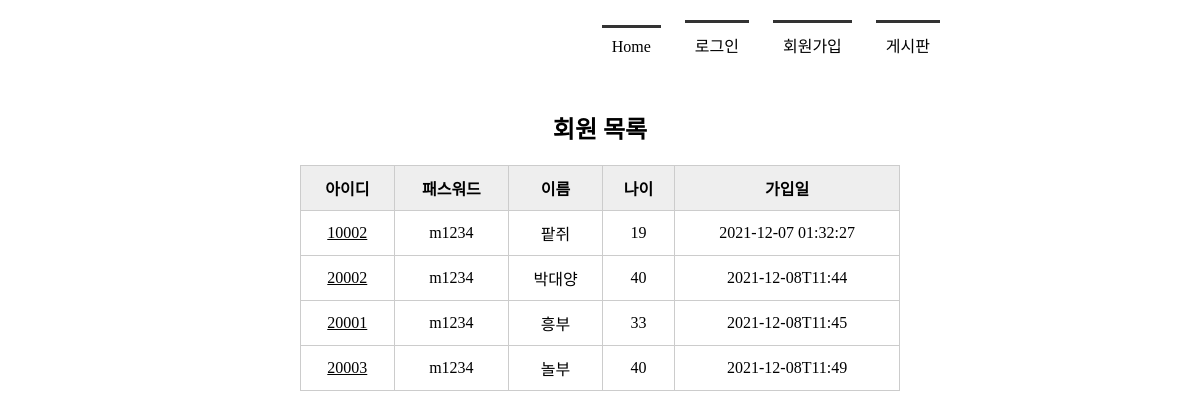
Before: /memberlist/ with the older database file.
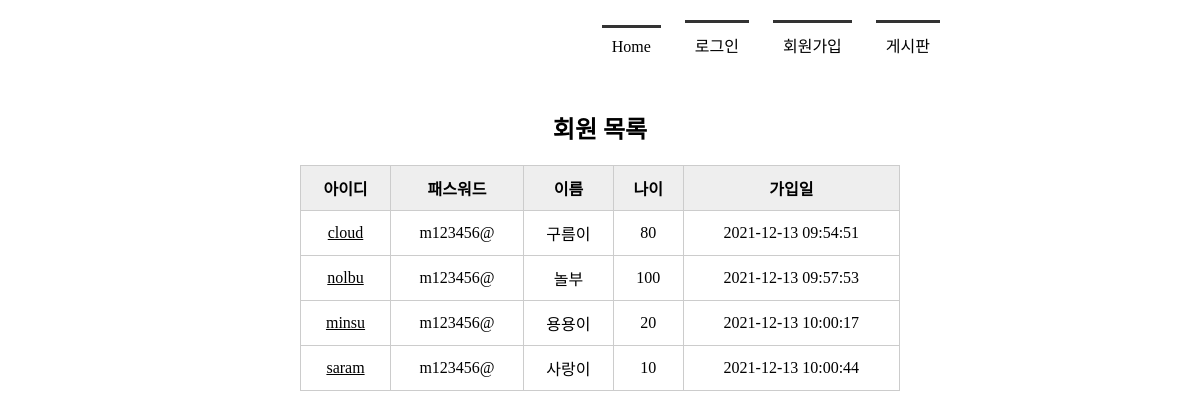
After: the same page with the newer database file.
### tables this page shows
CREATE TABLE member(
    mid         CHAR(5)         PRIMARY KEY,           
    passwd      CHAR(8)         NOT NULL,
    name        TEXT            NOT NULL,
    age         INTEGER,
    regDate     TIMESTAMP DATE DEFAULT(datetime('now', 'localtime'))
          );

### app.py (the view)
@app.route('/memberlist/')
def memberlist():
    conn = getconn()
    cur = conn.cursor()
    sql = "SELECT * FROM member"
    cur.execute(sql)
    rs = cur.fetchall()     #db에서 가져온 데이터
    conn.close()
    return render_template('memberlist.html', rs=rs)    #받은 db를 다시 html로 보냄

### app.py (called while the page is built)
def getconn():
    conn = sqlite3.connect('./memberdb.db')
    return conn

### templates/memberlist.html (shortened to what this page needs)
<!DOCTYPE html>
<html lang="en">
<head>
    <link rel = "stylesheet" href="{{ url_for('static', filename='css/style.css') }}">
</head>
<body>
    <div id ="container">
        {% include 'navbar.html' %}
        <section>
            <h1>회원 목록</h1>
            <table>
                <tr>
                    <th>아이디</th>
                    <th>패스워드</th>
                    <th>이름</th>
                    <th>나이</th>
                    <th>가입일</th>
                </tr>
                {% for i in rs %}
                <tr>
                    <td><a href = "{{ url_for('member_view', id = i[0]) }}">{{ i[0] }}</a></td>
                    <td>{{ i[1] }}</td>
                    <td>{{ i[2] }}</td>
                    <td>{{ i[3] }}</td>
                    <td>{{ i[4] }}</td>
                </tr>
                {% endfor %}
            </table>
        </section>
    </div>
</body>
</html>

### templates/navbar.html
<header>
    <nav>
        <ul>
            {% if session %}
            <li><a href = "{{ url_for('index') }}">Home</a></li>
            <li><a href = "{{ url_for('logout') }}">{{ session['userID'] }}님 로그아웃</a></li>
            <li><a href = "{{ url_for('memberlist') }}">회원목록</a></li>
            <li><a href = "{{ url_for('boardlist') }}">게시판</a></li>
            {% else %}
            <li><a href = "{{ url_for('index') }}">Home</a></li>
            <li><a href = "{{ url_for('login') }}">로그인</a></li>
            <li><a href = "{{ url_for('register') }}">회원가입</a></li>
            <li><a href = "{{ url_for('boardlist') }}">게시판</a></li>
            {% endif %}
        </ul>
    </nav>
</header>

### static/css/style.css (style rules this page uses)
* { margin: 0; padding:0; }
#container { width: 1000px; margin: 10px auto; }
header { height: 100px; }
nav ul { list-style:none; text-align: right; margin-right: 150px; }
nav ul li { display: inline-block; padding: 10px; margin: 10px; border-top: 3px solid #333; padding-top:10px; }
nav ul li a { text-decoration: none; color: black }
section { text-align: center; }
section table { width : 600px; border-collapse: collapse; }
section h1 { margin-bottom: 20px; }
section table, th, td { border: 1px solid #ccc; margin: 0 auto; padding: 10px; }
section table th { background-color: #eee }
section table a { color: black }

Changed rows visible on the page:
removed member: mid "10002", passwd "m1234", name "팥쥐", age "19", regDate "2021-12-07 01:32:27"
removed member: mid "20002", passwd "m1234", name "박대양", age "40", regDate "2021-12-08T11:44"
removed member: mid "20001", passwd "m1234", name "흥부", age "33", regDate "2021-12-08T11:45"
removed member: mid "20003", passwd "m1234", name "놀부", age "40", regDate "2021-12-08T11:49"
added member: mid "cloud", passwd "m123456@", name "구름이", age "80", regDate "2021-12-13 09:54:51"
added member: mid "nolbu", passwd "m123456@", name "놀부", age "100", regDate "2021-12-13 09:57:53"
added member: mid "minsu", passwd "m123456@", name "용용이", age "20", regDate "2021-12-13 10:00:17"
added member: mid "saram", passwd "m123456@", name "사랑이", age "10", regDate "2021-12-13 10:00:44"
